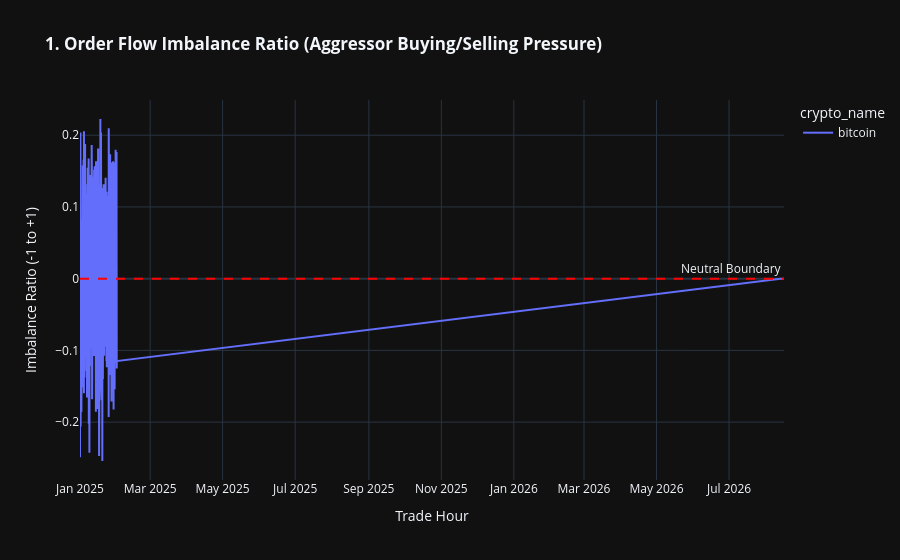

Notebook cell for this chart:
### Code cell
fig_order_flow_imbalance = px.line(
    df,
    x="trade_hour",
    y="order_imbalance_ratio",
    color="crypto_name",
    title="<b>1. Order Flow Imbalance Ratio (Aggressor Buying/Selling Pressure)</b>",
    labels={
        "order_imbalance_ratio": "Imbalance Ratio (-1 to +1)",
        "trade_hour": "Trade Hour",
    },
    template="plotly_dark",
)
fig_order_flow_imbalance.add_hline(
    y=0, line_dash="dash", line_color="red", annotation_text="Neutral Boundary"
)
fig_order_flow_imbalance.show()

### Figure 1 — Plotly figure (JSON) as saved in the notebook; plotly's stock layout.template omitted (floating-point values rounded to 4 significant figures; data arrays with more than 128 entries replaced by an {"elided": "..."} marker saying what was removed)
{"data": [{"hovertemplate": "crypto_name=bitcoin<br>Trade Hour=%{x}<br>Imbalance Ratio (-1 to +1)=%{y}<extra></extra>", "legendgroup": "bitcoin", "line": {"color": "#636efa", "dash": "solid"}, "marker": {"symbol": "circle"}, "mode": "lines", "name": "bitcoin", "orientation": "v", "showlegend": true, "type": "scatter", "x": {"elided": "817 str values"}, "xaxis": "x", "y": {"elided": "817 float values"}, "yaxis": "y"}], "layout": {"annotations": [{"showarrow": false, "text": "Neutral Boundary", "x": 1, "xanchor": "right", "xref": "x domain", "y": 0, "yanchor": "bottom", "yref": "y"}], "legend": {"title": {"text": "crypto_name"}, "tracegroupgap": 0}, "shapes": [{"line": {"color": "red", "dash": "dash"}, "type": "line", "x0": 0, "x1": 1, "xref": "x domain", "y0": 0, "y1": 0, "yref": "y"}], "title": {"text": "<b>1. Order Flow Imbalance Ratio (Aggressor Buying/Selling Pressure)</b>"}, "xaxis": {"anchor": "y", "domain": [0, 1], "title": {"text": "Trade Hour"}}, "yaxis": {"anchor": "x", "domain": [0, 1], "title": {"text": "Imbalance Ratio (-1 to +1)"}}}}
